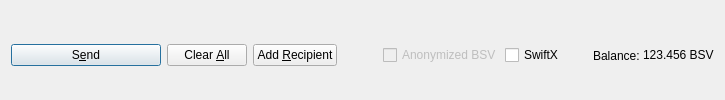
         <widget class="QFrame" name="frame_Send">
          <layout class="QHBoxLayout" name="horizontalLayout">
           <property name="bottomMargin">
            <number>0</number>
           </property>
           <item>
            <widget class="QPushButton" name="sendButton">
             <property name="minimumSize">
              <size>
               <width>150</width>
               <height>0</height>
              </size>
             </property>
             <property name="toolTip">
              <string>Confirm the send action</string>
             </property>
             <property name="text">
              <string>S&amp;end</string>
             </property>
             <property name="icon">
              <iconset resource="../bitsliver.qrc">
               <normaloff>:/icons/send</normaloff>:/icons/send</iconset>
             </property>
             <property name="autoDefault">
              <bool>false</bool>
             </property>
             <property name="default">
              <bool>true</bool>
             </property>
            </widget>
           </item>
           <item>
            <widget class="QPushButton" name="clearButton">
             <property name="sizePolicy">
              <sizepolicy hsizetype="Minimum" vsizetype="Fixed">
               <horstretch>0</horstretch>
               <verstretch>0</verstretch>
              </sizepolicy>
             </property>
             <property name="toolTip">
              <string>Clear all fields of the form.</string>
             </property>
             <property name="text">
              <string>Clear &amp;All</string>
             </property>
             <property name="icon">
              <iconset resource="../bitsliver.qrc">
               <normaloff>:/icons/remove</normaloff>:/icons/remove</iconset>
             </property>
             <property name="autoDefault">
              <bool>false</bool>
             </property>
            </widget>
           </item>
           <item>
            <widget class="QPushButton" name="addButton">
             <property name="toolTip">
              <string>Send to multiple recipients at once</string>
             </property>
             <property name="text">
              <string>Add &amp;Recipient</string>
             </property>
             <property name="icon">
              <iconset resource="../bitsliver.qrc">
               <normaloff>:/icons/add</normaloff>:/icons/add</iconset>
             </property>
             <property name="autoDefault">
              <bool>false</bool>
             </property>
            </widget>
           </item>
           <item>
            <spacer name="horizontalSpacer">
             <property name="orientation">
              <enum>Qt::Horizontal</enum>
             </property>
             <property name="sizeHint" stdset="0">
              <size>
               <width>40</width>
               <height>20</height>
              </size>
             </property>
            </spacer>
           </item>
           <item>
            <layout class="QHBoxLayout" name="horizontalLayout_2">
             <property name="spacing">
              <number>3</number>
             </property>
             <item>
              <widget class="QCheckBox" name="checkzBSV">
               <property name="enabled">
                <bool>false</bool>
               </property>
               <property name="text">
                <string>Anonymized BSV</string>
               </property>
              </widget>
             </item>
             <item>
              <widget class="QCheckBox" name="checkSwiftTX">
               <property name="enabled">
                <bool>true</bool>
               </property>
               <property name="minimumSize">
                <size>
                 <width>85</width>
                 <height>0</height>
                </size>
               </property>
               <property name="text">
                <string>SwiftX</string>
               </property>
              </widget>
             </item>
             <item>
              <widget class="QLabel" name="label">
               <property name="text">
                <string>Balance:</string>
               </property>
              </widget>
             </item>
             <item>
              <widget class="QLabel" name="labelBalance">
               <property name="sizePolicy">
                <sizepolicy hsizetype="Preferred" vsizetype="Fixed">
                 <horstretch>0</horstretch>
                 <verstretch>0</verstretch>
                </sizepolicy>
               </property>
               <property name="cursor">
                <cursorShape>IBeamCursor</cursorShape>
               </property>
               <property name="text">
                <string notr="true">123.456 BSV</string>
               </property>
               <property name="textInteractionFlags">
                <set>Qt::LinksAccessibleByMouse|Qt::TextSelectableByKeyboard|Qt::TextSelectableByMouse</set>
               </property>
              </widget>
             </item>
            </layout>
           </item>
          </layout>
         </widget>
